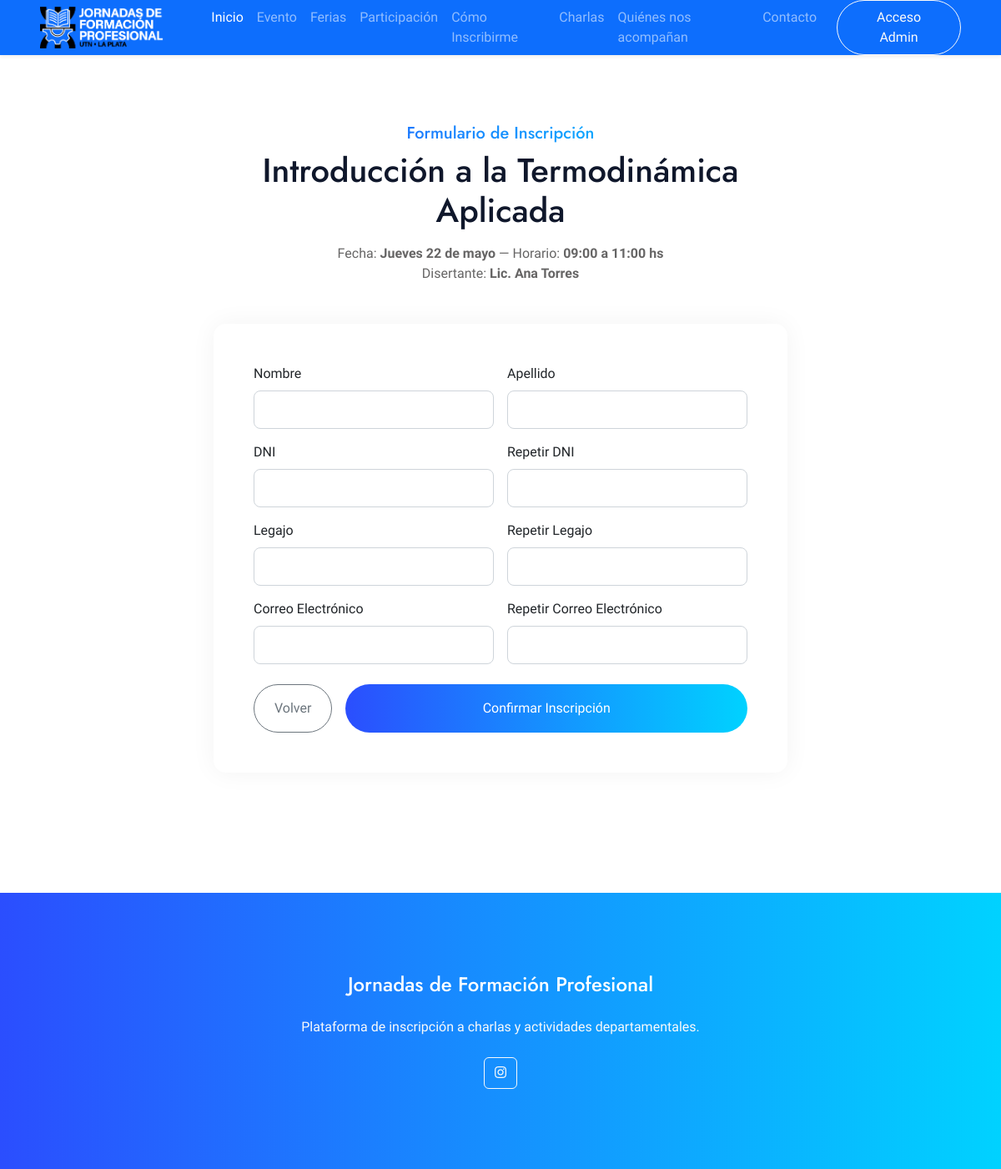
Page /talk/17/ on the earlier database version.
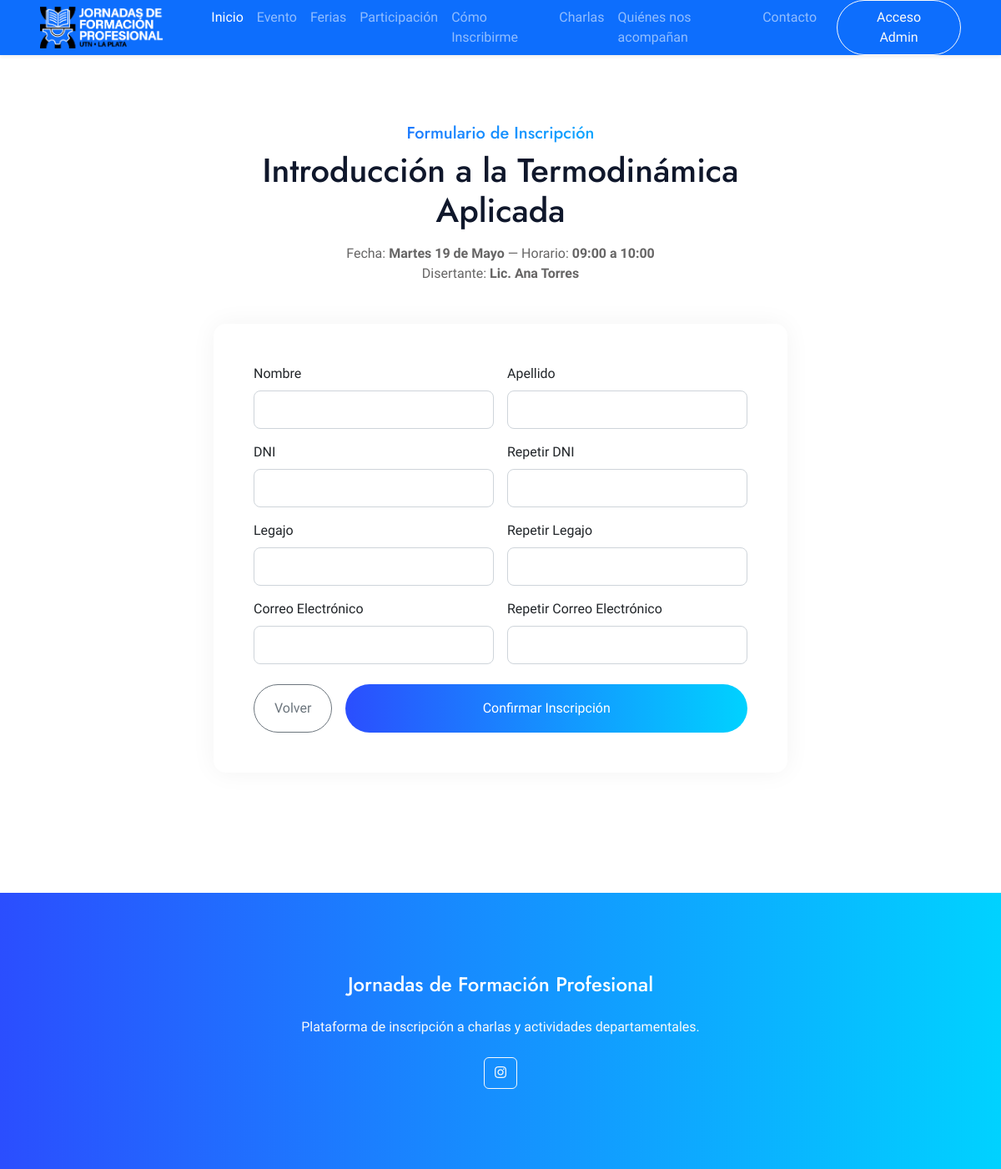
Same page on the later database version.
### charlas/models.py (models this page shows, shortened)
class Talk(models.Model):
    title = models.CharField('Título', max_length=255)
    description = models.TextField('Descripción')
    speaker = models.CharField('Disertante', max_length=255)
    date = models.CharField('Fecha', max_length=100)
    time = models.CharField('Hora', max_length=100)
    department = models.CharField('Departamento', max_length=50, choices=DEPARTMENT_CHOICES)
    capacity = models.PositiveIntegerField('Cupos')
    target_year = models.CharField('Año de Cursada', max_length=50, choices=TARGET_YEAR_CHOICES, default='Todos los años')
    image = models.ImageField('Imagen', upload_to='talk_images/', blank=True, null=True)
    created_at = models.DateTimeField(auto_now_add=True)
    class Meta:
        verbose_name = 'Charla'
        verbose_name_plural = 'Charlas'
        ordering = ['date', 'time']
    @property
    def registered_count(self):
        return self.registrations.count()
    @property
    def remaining_capacity(self):
        return self.capacity - self.registered_count

### charlas/views.py (the view, shortened to what this page needs)
# urls.py: path('talk/<int:pk>/', views.talk_register, name='talk_register'),
def talk_register(request, pk):
    talk = get_object_or_404(Talk, pk=pk)
    form = RegistrationForm()
    errors = []
    return render(request, 'charlas/talk.html', {'talk': talk, 'form': form, 'errors': errors})

### charlas/templates/charlas/talk.html (shortened to what this page needs)
{% extends 'charlas/base.html' %}
{% load static %}
{% with force_white_nav=True %}
{% block content %}
<div class="container-xxl py-5" style="padding-top: 100px !important;">
    <div class="container py-5 px-lg-5">
        <div class="row justify-content-center">
            <div class="col-lg-8">
                <div class="text-center mb-5">
                    <h5 class="text-primary-gradient fw-medium">Formulario de Inscripción</h5>
                    <h1 class="mb-3">{{ talk.title }}</h1>
                    <p class="mb-0">Fecha: <strong>{{ talk.date }}</strong> — Horario: <strong>{{ talk.time }}</strong><br>Disertante: <strong>{{ talk.speaker }}</strong></p>
                </div>
                <div class="card p-4 p-md-5">
                    {% if talk.remaining_capacity <= 0 %}
                    <div class="alert alert-warning text-center">
                        <h4 class="alert-heading">¡Cupos Agotados!</h4>
                        <p class="mb-0">Lo sentimos, esta charla ya alcanzó su capacidad máxima ({{ talk.capacity }} inscriptos).</p>
                    </div>
                    <div class="text-center mt-3">
                        <a href="{% url 'index' %}" class="btn btn-outline-primary rounded-pill">Volver al inicio</a>
                    </div>
                    {% else %}
                    <form method="POST">
                        <div class="row g-3">
                            <div class="col-md-6">
                                <label class="form-label">Nombre</label>
                                {{ form.nombre }}
                            </div>
                            <div class="col-md-6">
                                <label class="form-label">Apellido</label>
                                {{ form.apellido }}
                            </div>
                            <div class="col-md-6">
                                <label class="form-label">DNI</label>
                                {{ form.dni }}
                            </div>
                            <div class="col-md-6">
                                <label class="form-label">Repetir DNI</label>
                                {{ form.dni_repeat }}
                            </div>
                            <div class="col-md-6">
                                <label class="form-label">Legajo</label>
                                {{ form.legajo }}
                            </div>
                            <div class="col-md-6">
                                <label class="form-label">Repetir Legajo</label>
                                {{ form.legajo_repeat }}
                            </div>
                            <div class="col-md-6">
                                <label class="form-label">Correo Electrónico</label>
                                {{ form.correo }}
                            </div>
                            <div class="col-md-6">
                                <label class="form-label">Repetir Correo Electrónico</label>
                                {{ form.correo_repeat }}
                            </div>
                            <div class="col-12 d-flex justify-content-between mt-4 gap-3">
                                {% if request.session.admin_logged_in or request.session.scanner_logged_in %}
                                    <a href="{% url 'admin_talk_details' talk.pk %}" class="btn btn-outline-secondary py-3 px-4 rounded-pill">Volver</a>
                                {% else %}
                                    <a href="{% url 'index' %}#feature" class="btn btn-outline-secondary py-3 px-4 rounded-pill">Volver</a>
                                {% endif %}
                                <button type="submit" class="btn btn-primary-gradient py-3 px-5 rounded-pill w-100">Confirmar Inscripción</button>
                            </div>
                        </div>
                    </form>
                    {% endif %}
                </div>
            </div>
        </div>
    </div>
</div>
{% endblock %}
{% endwith %}

Differences in the rows shown:
changed Talk "Introducción a la Termodinámica Aplicada": date "Jueves 22 de mayo" → "Martes 19 de Mayo"; time "09:00 a 11:00 hs" → "09:00 a 10:00"
